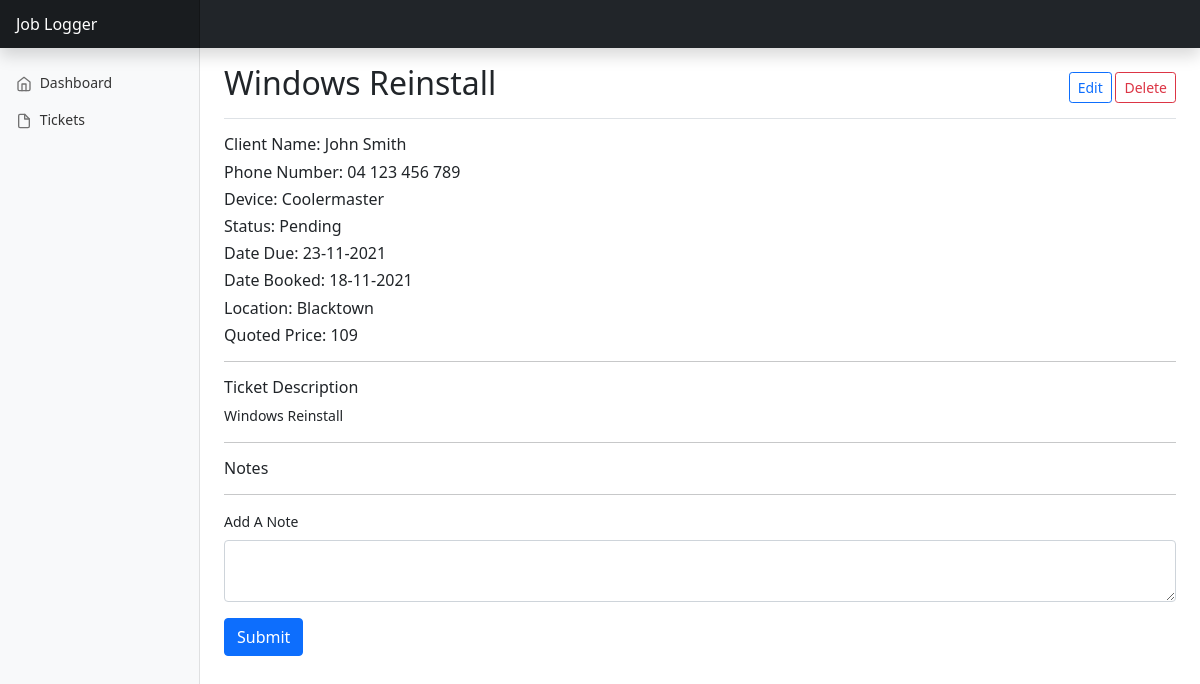
Screenshot of /tickets/view?id=27 with the database file from the repository.
### tables this page shows
CREATE TABLE `ticket` (
  `id` int(11) NOT NULL,
  `title` varchar(255) NOT NULL,
  `firstName` varchar(255) NOT NULL,
  `lastName` varchar(255) NOT NULL,
  `device` varchar(255) NOT NULL,
  `status` varchar(255) NOT NULL,
  `location` varchar(255) NOT NULL,
  `body` text NOT NULL,
  `createdDate` varchar(255) NOT NULL,
  `dateDue` varchar(255) NOT NULL,
  `bookedBy` varchar(20) NOT NULL,
  `phoneNumber` varchar(50) NOT NULL,
  `quotedPrice` decimal(10,0) NOT NULL
);

### Router.php (called while the page is built, shortened)
<?php
class Router
{
    public array $getRoutes = [];
    public array $postRoutes = [];
    public function __construct()
    {
        $this->db = new Database();
    }
    public function get($url, $fn)
    {
        $this->getRoutes[$url] = $fn;
    }
    public function post($url, $fn)
    {
        $this->postRoutes[$url] = $fn;
    }
    public function resolve()
    {
        $currentUrl = $_SERVER['PATH_INFO'] ?? '/';
        $method = $_SERVER['REQUEST_METHOD'];
        if ($method === 'GET') {
            $fn = $this->getRoutes[$currentUrl] ?? null;
        } else {
            $fn = $this->postRoutes[$currentUrl] ?? null;
        }
        if ($fn) {
            call_user_func($fn, $this);
        } else {
            echo "Page Not Found";
        }
    }
    public function renderView($view, $params = [])
    {
        include_once __DIR__ . "/views/$view.php";
        include_once  __DIR__ . "/views/layout.php";
    }
}

### controllers/TicketController.php (called while the page is built, shortened)
<?php
class TicketController
{
    public static function view(Router $router)
    {
        $id = $_GET['id'] ?? null;
        $ticket = $router->db->getTicketById($id);
        $notes = $router->db->getNotebyId($id);
        $router->renderView('tickets/view', [
            'ticket' => $ticket,
            'notes' => $notes,
        ]);
    }
}

### public/index.php (called while the page is built, shortened)
<?php
$router = new Router();
$router->get('/', [TicketController::class, 'dashboard']);
$router->get('/tickets', [TicketController::class, 'index']);
$router->get('/tickets/view', [TicketController::class, 'view']);
$router->post('/tickets/view', [TicketController::class, 'view']);
$router->get('/tickets/create', [TicketController::class, 'create']);
$router->post('/tickets/create', [TicketController::class, 'create']);
$router->get('/tickets/update', [TicketController::class, 'update']);
$router->post('/tickets/update', [TicketController::class, 'update']);
$router->post('/tickets/delete', [TicketController::class, 'delete']);
$router->resolve();

### database.php (called while the page is built, shortened)
<?php
class database
{
    public \PDO $pdo;
    public function __construct()
    {
        $this->pdo = new PDO('mysql:host=localhost;port=3306;dbname=logger_app', 'root', '');
        $this->pdo->setAttribute(PDO::ATTR_ERRMODE, PDO::ERRMODE_EXCEPTION);
    }
    public function getTicketById($id)
    {
        $statement = $this->pdo->prepare('SELECT * FROM ticket WHERE id = :id');
        $statement->bindValue(':id', $id);
        $statement->execute();
        return $statement->fetch(PDO::FETCH_ASSOC);
    }
}

### views/tickets/view.php (the view, shortened to what this page needs)
<div class="d-flex justify-content-between flex-wrap flex-md-nowrap align-items-center pt-3 pb-2 mb-3 border-bottom">
    <h1 class="h2"><?php echo $ticket['title'] ?></h1>
    <div>
        <a href="/tickets/update?id=<?php echo $ticket['id'] ?>" type="button" class="btn btn-sm btn-outline-primary">Edit</a>
        <form style="display: inline-block;" method="post" action="/tickets/delete">
            <button type="submit" class="btn btn-sm btn-outline-danger">Delete</button>
        </form>
    </div>
</div>
<div>
    <h6>Client Name: <?php echo $ticket['firstName'] . ' ' . $ticket['lastName'] ?></h6>
    <h6>Phone Number: <?php echo $ticket['phoneNumber'] ?></h6>
    <h6>Device: <?php echo $ticket['device'] ?></h6>
    <h6>Status: <?php echo $ticket['status'] ?></h6>
    <h6>Date Due: <?php echo $ticket['dateDue'] ?></h6>
    <h6>Date Booked: <?php echo $ticket['createdDate'] ?></h6>
    <h6>Location: <?php echo $ticket['location'] ?></h6>
    <h6>Quoted Price: <?php echo $ticket['quotedPrice'] ?></h6>
    <hr>
    <p>
    <h6>Ticket Description</h6>
    <?php echo $ticket['body'] ?>
    </p>
</div>
<hr>
<div>
    <h6>Notes</h6>
</div>
<hr>
<form action="" method="post" enctype="multipart/form-data">
    <div class="mb-3">
        <label class="form-label">Add A Note</label>
        <textarea type="text" class="form-control" name="body"></textarea>
    </div>
    <button type="submit" class="btn btn-primary">Submit</button>
</form>

### public/dashboard.css (style rules this page uses)
body { font-size: .875rem; }

### rows the page displays
ticket: title "Windows Reinstall", firstName "John", lastName "Smith", phoneNumber "04 123 456 789", device "Coolermaster", status "Pending", dateDue "23-11-2021", createdDate "18-11-2021", location "Blacktown", quotedPrice "109", body "Windows Reinstall"
